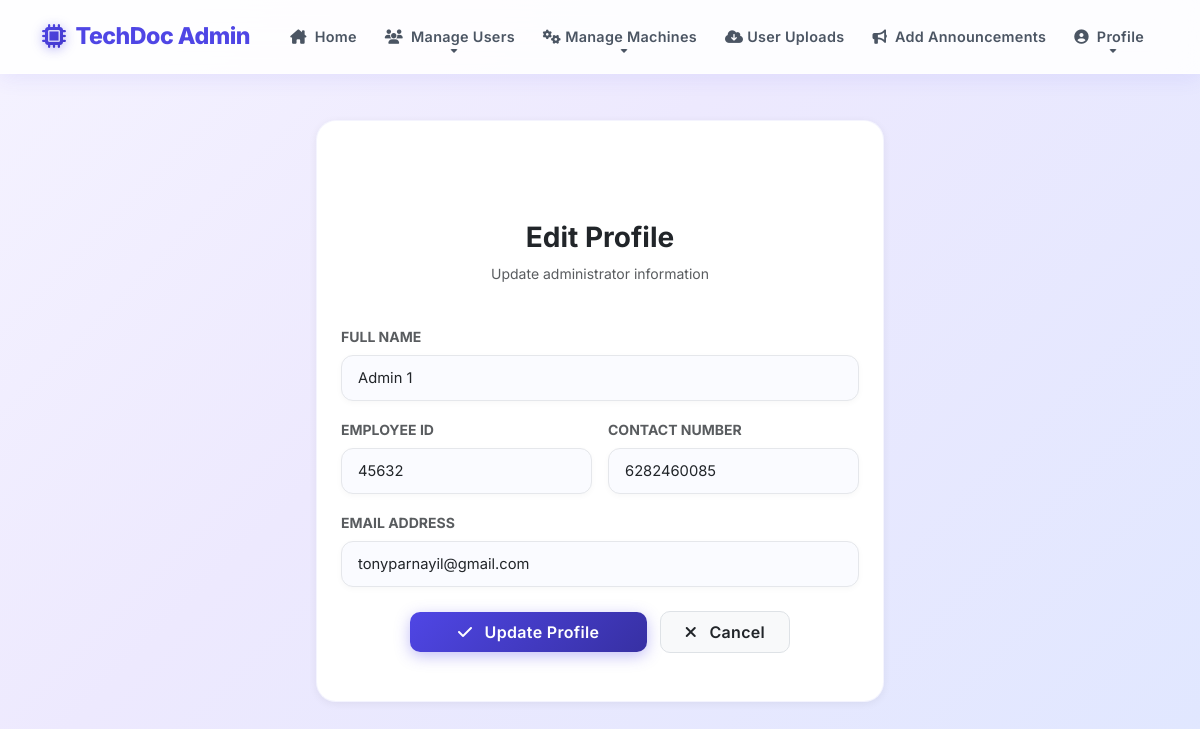
The app's page /wadmin/Editprofile/ (signed in) with its own data.
### guest/models.py (models this page shows)
class Admin(models.Model):
    name = models.CharField(max_length=50)
    contact = models.CharField(max_length=50)
    employeid = models.CharField(max_length=50)
    email = models.EmailField(unique=True, null=True)
    gender = models.CharField(max_length=50)
    photo = models.FileField(upload_to='AdminPhoto/', null=True, blank=True)
    password = models.CharField(max_length=50)
    class Meta:
        db_table = 'tbl_admin'

### wadmin/views.py (the view, shortened to what this page needs)
# urls.py: path('Editprofile/', views.editprofile,name="editprofile"),
def editprofile(request):
    aid = request.session.get('aid')
    if not aid:
        return redirect("wadmin:login")
    try:
        data = Admin.objects.get(id=aid)
    except Admin.DoesNotExist:
        return redirect("wadmin:login")
    return render(request, "admin/Editprofile.html", {'data': data})

### wadmin/Templates/admin/Editprofile.html (shortened to what this page needs)
{% include 'admin/Header.html' %}
<div class="row justify-content-center mb-5">
    <div class="col-md-8 col-lg-6">
        <div class="card shadow-sm border-0 p-4 pb-5" style="border-radius: 16px;">
            <div class="text-center mb-4">
                <div class="icon-wrapper mx-auto mb-3"
                    style="width: 60px; height: 60px; font-size: 1.5rem;
                    background: linear-gradient(135deg, var(--primary-color), #2563eb);
                    display:flex; align-items:center; justify-content:center; border-radius:50%; color:white;">
                    <i class="fa-solid fa-user-shield"></i>
                </div>
                <h3 class="fw-bold text-dark">Edit Profile</h3>
                <p class="text-muted small">Update administrator information</p>
            </div>
            <form method="post">
                <div class="row g-3">
                    <div class="col-12">
                        <label class="form-label fw-bold text-muted small text-uppercase">Full Name</label>
                        <input type="text" class="form-control"
                               name="name" value="{{ data.name }}" required>
                    </div>
                    <div class="col-md-6">
                        <label class="form-label fw-bold text-muted small text-uppercase">Employee ID</label>
                        <input type="text" class="form-control"
                               name="employeid" value="{{ data.employeid }}" required>
                    </div>
                    <div class="col-md-6">
                        <label class="form-label fw-bold text-muted small text-uppercase">Contact Number</label>
                        <input type="text" class="form-control"
                               name="contact" value="{{ data.contact }}" required>
                    </div>
                    <div class="col-12">
                        <label class="form-label fw-bold text-muted small text-uppercase">Email Address</label>
                        <input type="email" class="form-control"
                               name="email" value="{{ data.email }}" required>
                    </div>
                    <div class="col-12 text-center mt-4">
                        <button type="submit" class="btn btn-primary-custom px-5 py-2">
                            <i class="fa-solid fa-check me-2"></i> Update Profile
                        </button>
                        <a href="{% url 'wadmin:myprofile' %}"
                           class="btn btn-light px-4 py-2 text-dark border ms-2">
                           <i class="fa-solid fa-xmark me-2"></i> Cancel
                        </a>
                    </div>
                </div>
            </form>
        </div>
    </div>
</div>
</div>
</body>
</html>

### wadmin/Templates/admin/Header.html (style rules this page uses)
:root { --primary: #4f46e5; --primary-dark: #4338ca; --primary-deeper: #3730a3; --accent: #10b981; --danger: #ef4444; --warning: #f59e0b; --info: #06b6d4; --bg-page: linear-gradient(135deg, #f5f3ff 0%, #ede9fe 40%, #e0e7ff 100%); --text-main: #111827; --text-muted: #6b7280; --border-light: #e5e7eb; --shadow-sm: 0 2px 8px rgba(0, 0, 0, 0.06); --shadow-md: 0 8px 24px rgba(79, 70, 229, 0.14); --shadow-lg: 0 20px 40px rgba(79, 70, 229, 0.2); --radius: 12px; --radius-lg: 20px; }
body { font-family: 'Inter', sans-serif; background: var(--bg-page); min-height: 100vh; color: var(--text-main); overflow-x: hidden; padding-top: 80px; }
.btn { font-weight: 600; letter-spacing: 0.02em; border-radius: 10px !important; transition: all 0.28s cubic-bezier(0.4, 0, 0.2, 1); position: relative; overflow: hidden; }
.btn::after { content: ''; position: absolute; top: 50%; left: 50%; width: 0; height: 0; background: rgba(255, 255, 255, 0.25); border-radius: 50%; transform: translate(-50%, -50%); transition: width 0.5s ease, height 0.5s ease, opacity 0.5s ease; opacity: 0; }
.btn i { transition: transform 0.25s ease; }
.btn-primary-custom { background: linear-gradient(135deg, var(--primary) 0%, var(--primary-deeper) 100%); border: none; color: white; box-shadow: 0 4px 15px rgba(79, 70, 229, 0.35); }
.form-control, .form-select { border-radius: var(--radius); padding: 11px 16px; border: 1.5px solid var(--border-light); background: #fafbff; font-size: 0.92rem; transition: all 0.3s ease; box-shadow: 0 2px 6px rgba(0, 0, 0, 0.03); }
.card { border-radius: var(--radius-lg) !important; border: 1px solid rgba(79, 70, 229, 0.06) !important; box-shadow: var(--shadow-sm) !important; transition: box-shadow 0.3s ease, transform 0.3s ease; }

### records on screen
Admin: name "Admin 1", employeid "45632", contact "6282460085", email "tonyparnayil@gmail.com"
